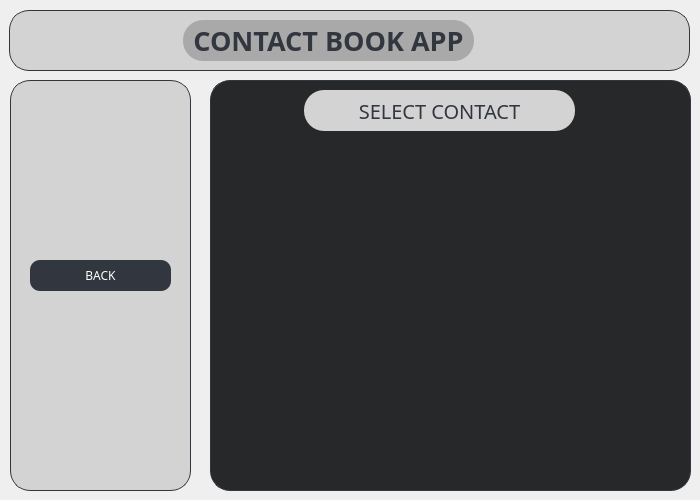
<?xml version="1.0" encoding="UTF-8"?>
<ui version="4.0">
 <class>AddContactInGroupWindow</class>
 <widget class="QDialog" name="AddContactInGroupWindow">
  <property name="geometry">
   <rect>
    <x>0</x>
    <y>0</y>
    <width>700</width>
    <height>500</height>
   </rect>
  </property>
  <property name="windowTitle">
   <string>Dialog</string>
  </property>
  <property name="styleSheet">
   <string notr="true">QForm
{
	background-color: black;
}</string>
  </property>
  <widget class="QFrame" name="LeftPanel">
   <property name="geometry">
    <rect>
     <x>10</x>
     <y>80</y>
     <width>181</width>
     <height>411</height>
    </rect>
   </property>
   <property name="styleSheet">
    <string notr="true">QFrame {
    background-color: lightgray;
    border: 1px solid #31363F;
    border-radius: 20px;
}

QFrame:hover {
    background-color: darkgray;
}</string>
   </property>
   <property name="frameShape">
    <enum>QFrame::StyledPanel</enum>
   </property>
   <property name="frameShadow">
    <enum>QFrame::Raised</enum>
   </property>
   <widget class="QPushButton" name="BackButton">
    <property name="geometry">
     <rect>
      <x>20</x>
      <y>180</y>
      <width>141</width>
      <height>31</height>
     </rect>
    </property>
    <property name="font">
     <font>
      <family>Unispace</family>
     </font>
    </property>
    <property name="cursor">
     <cursorShape>PointingHandCursor</cursorShape>
    </property>
    <property name="styleSheet">
     <string notr="true">QPushButton {
    background-color: #31363F;
    color: white;
    border: none;
    padding: 8px 16px;
    border-radius: 10px;
}
QPushButton:hover {
    background-color: #CED4DA;
    color: #4CAF50;
}</string>
    </property>
    <property name="text">
     <string>BACK</string>
    </property>
   </widget>
  </widget>
  <widget class="QFrame" name="UpperPanel">
   <property name="geometry">
    <rect>
     <x>9</x>
     <y>10</y>
     <width>681</width>
     <height>61</height>
    </rect>
   </property>
   <property name="maximumSize">
    <size>
     <width>16777215</width>
     <height>16777215</height>
    </size>
   </property>
   <property name="styleSheet">
    <string notr="true">QFrame {
    background-color: lightgray;
    border: 1px solid #31363F;
    border-radius: 20px;
}

QFrame:hover {
    background-color: darkgray;
}</string>
   </property>
   <property name="frameShape">
    <enum>QFrame::StyledPanel</enum>
   </property>
   <property name="frameShadow">
    <enum>QFrame::Raised</enum>
   </property>
   <widget class="QLabel" name="Heading">
    <property name="geometry">
     <rect>
      <x>174</x>
      <y>10</y>
      <width>291</width>
      <height>41</height>
     </rect>
    </property>
    <property name="font">
     <font>
      <family>Unispace</family>
      <pointsize>20</pointsize>
      <bold>true</bold>
     </font>
    </property>
    <property name="styleSheet">
     <string notr="true">QLabel
{
	background-color: darkgray;
	border: none;
	color: #31363F;
}</string>
    </property>
    <property name="text">
     <string>CONTACT BOOK APP</string>
    </property>
    <property name="alignment">
     <set>Qt::AlignCenter</set>
    </property>
   </widget>
  </widget>
  <widget class="QFrame" name="RightPanel">
   <property name="geometry">
    <rect>
     <x>210</x>
     <y>80</y>
     <width>481</width>
     <height>411</height>
    </rect>
   </property>
   <property name="styleSheet">
    <string notr="true">QFrame
{
	background-color: #272829;
	border: 1px solid #31363F;
	border-radius:20px;
}</string>
   </property>
   <property name="frameShape">
    <enum>QFrame::StyledPanel</enum>
   </property>
   <property name="frameShadow">
    <enum>QFrame::Raised</enum>
   </property>
   <widget class="QLabel" name="OperationHeading">
    <property name="geometry">
     <rect>
      <x>94</x>
      <y>10</y>
      <width>271</width>
      <height>41</height>
     </rect>
    </property>
    <property name="font">
     <font>
      <family>Unispace</family>
      <pointsize>15</pointsize>
      <bold>false</bold>
     </font>
    </property>
    <property name="styleSheet">
     <string notr="true">QLabel
{
	border: none;
	background-color: lightgray;
	color: #31363F;
}</string>
    </property>
    <property name="text">
     <string>SELECT CONTACT</string>
    </property>
    <property name="alignment">
     <set>Qt::AlignCenter</set>
    </property>
   </widget>
   <widget class="QListWidget" name="ContactListWidget">
    <property name="geometry">
     <rect>
      <x>75</x>
      <y>70</y>
      <width>401</width>
      <height>321</height>
     </rect>
    </property>
    <property name="font">
     <font>
      <family>Unispace</family>
      <pointsize>14</pointsize>
     </font>
    </property>
    <property name="cursor" stdset="0">
     <cursorShape>PointingHandCursor</cursorShape>
    </property>
    <property name="styleSheet">
     <string notr="true">QListWidget
{
	border: none;
}
QListWidget::item
{
	margin-bottom: 5px;
	color: darkgray;
}
QListWidget::item::hover
{
	border-bottom: 1px solid gray;
}</string>
    </property>
   </widget>
  </widget>
 </widget>
 <resources/>
 <connections/>
</ui>
